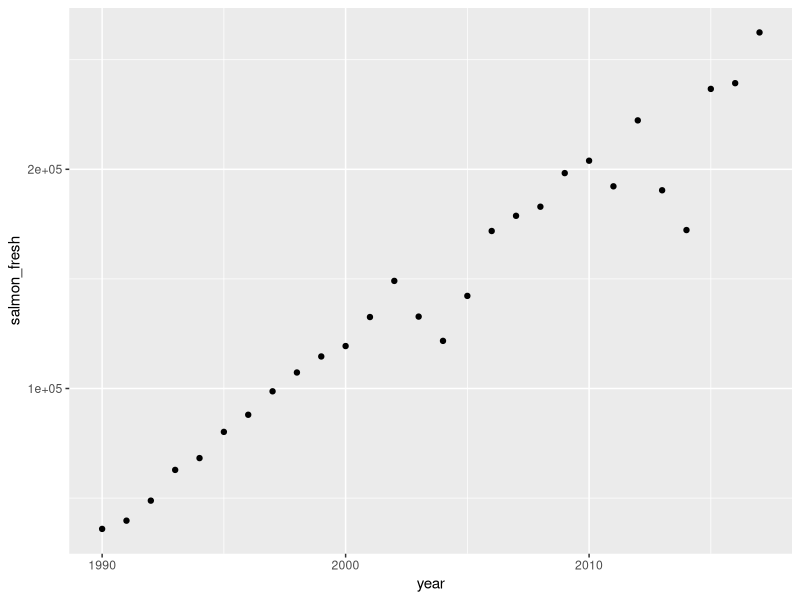
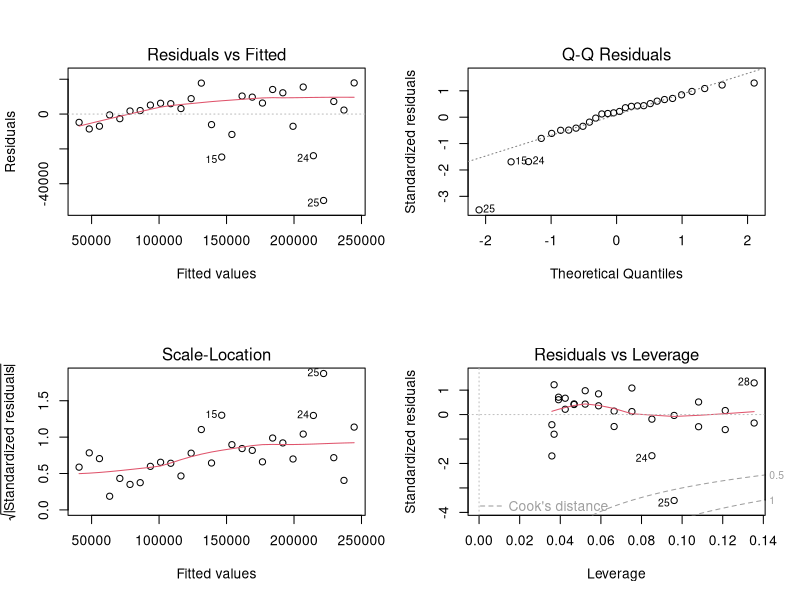

These figures' R source, in order:
## ---- chunk 1
knitr::opts_chunk$set(echo = TRUE)
## ---- chunk 2
library(tidyverse)

salmon <- read_csv("salmon_imports_new.csv")
## ---- chunk 3
salmon_scatter <- ggplot(salmon, aes(x = year, y = salmon_fresh))+
  geom_point()

salmon_scatter
#Overall, it looks like the relationship between year and fresh salmon imports is linear. However, the two dips in the scatterplot (around 2004 and 2014) cause some concern. It looks like it might make sense to use a linear regression in this case.
## ---- chunk 4
salmon_model <- lm(salmon_fresh ~ year, data = salmon)

salmon_model
# Model equation : y = β0 + β1x + ε
# Imports(1000 lbs) = -14,982,940 + 7550(year)
## ---- chunk 5
par(mfrow = c(2,2)) # View all four diagnostic plots at once (and have them appear in the knitted document)
plot(salmon_model)

# The residuals appear to be normally distributed, given the qq plot. There does not seem to be an issue with heteroscedasticity, but there are a few outliers (labeled in the plots below, specifically observation 25) that might be of concern. 
## ---- chunk 6
summary(salmon_model) # see detailed model information, including model fit information (R2 and coefficient standard errors) and statistics

# Does year significantly predict salmon imports?
# Year does significantly predict salmon imports (p <.001)

# What does the R2 value actually mean in words?
# According to our model, there is a 0.94 (R-square) proportion of variance in salmon imports that can be explained by year.

# What proportion of the variance in salmon imports is NOT explained by year?
# 1 - 0.94 = .06 of the variance in salmon imports is NOT explained by year

